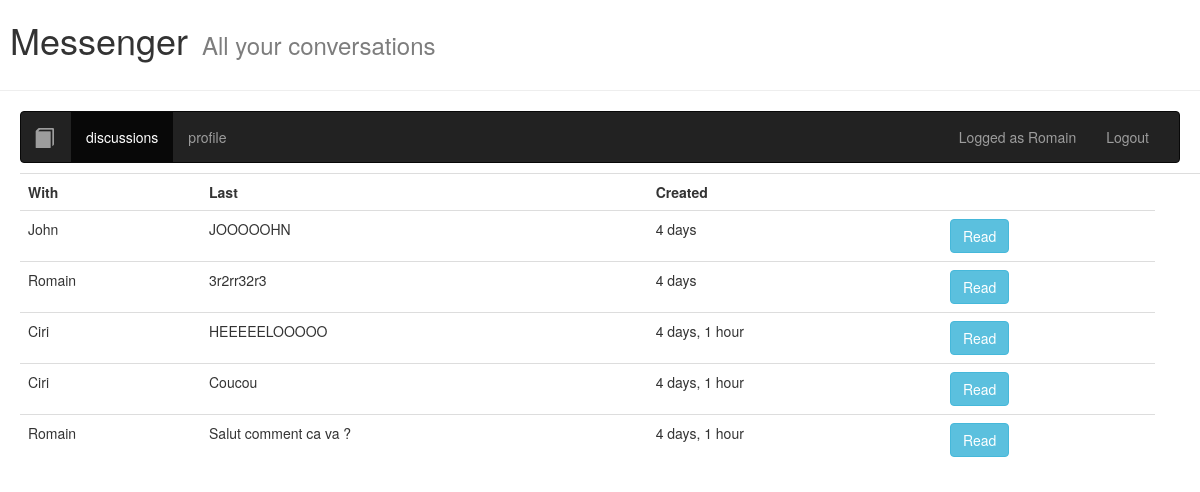
The page /discussions/ (signed in) on the database its author committed.
### messenger/models.py (models this page shows, shortened)
class Message(models.Model):
	sender = models.ForeignKey(User, on_delete = models.CASCADE, null = False, related_name='sender') #clé étrangère référençant la personne envoyant le msg
	receiver = models.ForeignKey(User, on_delete = models.CASCADE, null = False, related_name='receiver') #clé étrangère référençant la personne envoyant le msg
	created = models.DateTimeField(auto_now_add = True, null = False) #champ DateTime qui se set a NOW a sa creation, correspond à l'envoi du message
	content = models.TextField(null = False) # champ de texte, le contenu du message

### messenger/views/discussion.py (the view)
# urls.py: path('discussions/', ArticlesListView.as_view(), name = 'discussions'),
class ArticlesListView(ListView):
	template_name = 'messenger/discussions.html' #on surcharge le nom du template utiliser par la vue quand on appelle ArticlesListView.as_view()
	model = Message
	def get_context_data(self, **kwargs):
		context = super().get_context_data(**kwargs)
		f = LoginForm(auto_id=False)
		context["login_form"] = f
		return context
	def get_queryset(self): #on surcharge la methode get query set pour ne voir que les article du user
		ret = self.model.objects.filter((Q(sender = self.request.user) | Q(receiver = self.request.user)))
		ret = ret.filter().order_by('-created')
		return ret

### messenger/templates/messenger/discussions.html (shortened to what this page needs)
{% extends 'messenger/base.html' %}
{% load bootstrap3 %}
{% load i18n %}
{% block content %}
<div>
    <h1 style="display: inline-block ; margin-left: 10px">Messenger</h1>
    <h3 style="display: inline-block; margin-left: 10px; color: rgb(125, 125, 125)">
        {% trans 'All your conversations' %}
    </h3>
    <hr>
  {% include 'messenger/nav.html' %}
  <div class="table-responsive" style="padding-left: 20px;" >
    <table class="table table-hover">
      <tr>
        <th>{% trans 'With' %}</th>
        <th>{% trans 'Last' %}</th>
        <th>{% trans 'created' %}</th>
        <th></th>
        <th></th>
      </tr>
      {% for message in object_list %}
      <tr>
        <td>{{ message.sender}}</td>
        <td>{{ message.content|truncatechars:30 }}</td>
        <td>{{ message.created|timesince}}</td>
        <td><a class="btn btn-info" href="{% url 'message_detail' %}">Read</a></td>
      </tr>
      {% endfor %}
    </table>
  </div>
{% endblock %}

### messenger/templates/messenger/base.html (shortened to what this page needs)
{% load static %}
{% load bootstrap3 %}
{% load i18n %}
<!DOCTYPE html>
<html lang="en">
<head>
    {% bootstrap_css %}
</head>
<body>
        {% block content %}{% endblock content %}
</body>
</html>

### messenger/templates/messenger/nav.html (shortened to what this page needs)
{% load static %}
{% load bootstrap3 %}
{% load i18n %}
<nav style="padding-left: 20px; margin: 10px 20px"  class="navbar navbar-inverse">
    <div class="container-fluid">
      <div class="navbar-header">
        <ul class="nav navbar-nav navbar-right">
            <li>
                <a class="navbar-brand" href="{% url 'home' %}">
                    <span style="margin-left:-22px; font-size:20px" class="glyphicon glyphicon-book " aria-hidden="true"></span>
                </a>
            </li>
            <li class="active">
                {% if user.is_authenticated %}
                <a href="{% url 'discussions' %}"> {% trans 'discussions' %} </a>
                {% endif %}
            </li>
            {% if not user.is_authenticated %}
                <li><a href="{% url 'register' %}">{% trans 'Register' %}</a></li>
            {% else %}
            <li><a href="{% url 'profile' %}">{% trans 'profile' %}</a></li>
            {% endif %}
        </ul>
    </div>
    <div class="container-fluid">
        <ul class="nav navbar-nav navbar-right">
            {% if user.is_authenticated %}
            <li >
              <a href="#">Logged as {{request.user.username}}</a>
            </li>
            <li >
              <a href="{% url 'logout' %}">{% trans 'Logout' %}</a>
            </li>
            {% endif %}
          </ul>
        </div>
      </div>
    </div>

### messenger/templates/messenger/base.html (style rules this page uses)
th { text-transform: capitalize; }

### rows shown on the page
Message: sender "John", content "JOOOOOHN", created "4 days"
Message: sender "Romain", content "3r2rr32r3", created "4 days"
Message: sender "Ciri", content "HEEEEELOOOOO", created "4 days, 1 hour"
Message: sender "Ciri", content "Coucou", created "4 days, 1 hour"
Message: sender "Romain", content "Salut comment ca va ?", created "4 days, 1 hour"

### other values the page prints
{{ request.user.username }} "Romain"
